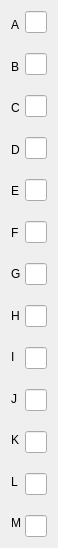
   <widget class="QWidget" name="layoutWidget">
    <property name="geometry">
     <rect>
      <x>50</x>
      <y>80</y>
      <width>51</width>
      <height>530</height>
     </rect>
    </property>
    <layout class="QHBoxLayout" name="horizontalLayout_2">
     <property name="spacing">
      <number>4</number>
     </property>
     <item>
      <layout class="QVBoxLayout" name="A_MLayout">
       <property name="spacing">
        <number>14</number>
       </property>
       <item>
        <widget class="QLabel" name="A_Label">
         <property name="font">
          <font>
           <family>Helvetica</family>
          </font>
         </property>
         <property name="text">
          <string>A</string>
         </property>
        </widget>
       </item>
       <item>
        <widget class="QLabel" name="B_Label">
         <property name="font">
          <font>
           <family>Helvetica</family>
          </font>
         </property>
         <property name="text">
          <string>B</string>
         </property>
        </widget>
       </item>
       <item>
        <widget class="QLabel" name="C_Label">
         <property name="font">
          <font>
           <family>Helvetica</family>
          </font>
         </property>
         <property name="text">
          <string>C</string>
         </property>
        </widget>
       </item>
       <item>
        <widget class="QLabel" name="D_Label">
         <property name="font">
          <font>
           <family>Helvetica</family>
          </font>
         </property>
         <property name="text">
          <string>D</string>
         </property>
        </widget>
       </item>
       <item>
        <widget class="QLabel" name="E_Label">
         <property name="font">
          <font>
           <family>Helvetica</family>
          </font>
         </property>
         <property name="text">
          <string>E</string>
         </property>
        </widget>
       </item>
       <item>
        <widget class="QLabel" name="F_Label">
         <property name="font">
          <font>
           <family>Helvetica</family>
          </font>
         </property>
         <property name="text">
          <string>F</string>
         </property>
        </widget>
       </item>
       <item>
        <widget class="QLabel" name="G_Label">
         <property name="font">
          <font>
           <family>Helvetica</family>
          </font>
         </property>
         <property name="text">
          <string>G</string>
         </property>
        </widget>
       </item>
       <item>
        <widget class="QLabel" name="H_Label">
         <property name="font">
          <font>
           <family>Helvetica</family>
          </font>
         </property>
         <property name="text">
          <string>H</string>
         </property>
        </widget>
       </item>
       <item>
        <widget class="QLabel" name="I_Label">
         <property name="font">
          <font>
           <family>Helvetica</family>
          </font>
         </property>
         <property name="text">
          <string>I</string>
         </property>
        </widget>
       </item>
       <item>
        <widget class="QLabel" name="J_Label">
         <property name="font">
          <font>
           <family>Helvetica</family>
          </font>
         </property>
         <property name="text">
          <string>J</string>
         </property>
        </widget>
       </item>
       <item>
        <widget class="QLabel" name="K_Label">
         <property name="font">
          <font>
           <family>Helvetica</family>
          </font>
         </property>
         <property name="text">
          <string>K</string>
         </property>
        </widget>
       </item>
       <item>
        <widget class="QLabel" name="L_Label">
         <property name="font">
          <font>
           <family>Helvetica</family>
          </font>
         </property>
         <property name="text">
          <string>L</string>
         </property>
        </widget>
       </item>
       <item>
        <widget class="QLabel" name="M_Label">
         <property name="font">
          <font>
           <family>Helvetica</family>
          </font>
         </property>
         <property name="text">
          <string>M</string>
         </property>
        </widget>
       </item>
      </layout>
     </item>
     <item>
      <layout class="QVBoxLayout" name="A_MEditLayout">
       <property name="spacing">
        <number>20</number>
       </property>
       <item>
        <widget class="QLineEdit" name="A_EditBox">
         <property name="font">
          <font>
           <family>Helvetica</family>
          </font>
         </property>
         <property name="maxLength">
          <number>1</number>
         </property>
        </widget>
       </item>
       <item>
        <widget class="QLineEdit" name="B_EditBox">
         <property name="font">
          <font>
           <family>Helvetica</family>
          </font>
         </property>
         <property name="maxLength">
          <number>1</number>
         </property>
        </widget>
       </item>
       <item>
        <widget class="QLineEdit" name="C_EditBox">
         <property name="font">
          <font>
           <family>Helvetica</family>
          </font>
         </property>
         <property name="maxLength">
          <number>1</number>
         </property>
        </widget>
       </item>
       <item>
        <widget class="QLineEdit" name="D_EditBox">
         <property name="font">
          <font>
           <family>Helvetica</family>
          </font>
         </property>
         <property name="maxLength">
          <number>1</number>
         </property>
        </widget>
       </item>
       <item>
        <widget class="QLineEdit" name="E_EditBox">
         <property name="font">
          <font>
           <family>Helvetica</family>
          </font>
         </property>
         <property name="maxLength">
          <number>1</number>
         </property>
        </widget>
       </item>
       <item>
        <widget class="QLineEdit" name="F_EditBox">
         <property name="font">
          <font>
           <family>Helvetica</family>
          </font>
         </property>
         <property name="maxLength">
          <number>1</number>
         </property>
        </widget>
       </item>
       <item>
        <widget class="QLineEdit" name="G_EditBox">
         <property name="font">
          <font>
           <family>Helvetica</family>
          </font>
         </property>
         <property name="maxLength">
          <number>1</number>
         </property>
        </widget>
       </item>
       <item>
        <widget class="QLineEdit" name="H_EditBox">
         <property name="font">
          <font>
           <family>Helvetica</family>
          </font>
         </property>
         <property name="maxLength">
          <number>1</number>
         </property>
        </widget>
       </item>
       <item>
        <widget class="QLineEdit" name="I_EditBox">
         <property name="font">
          <font>
           <family>Helvetica</family>
          </font>
         </property>
         <property name="maxLength">
          <number>1</number>
         </property>
        </widget>
       </item>
       <item>
        <widget class="QLineEdit" name="J_EditBox">
         <property name="font">
          <font>
           <family>Helvetica</family>
          </font>
         </property>
         <property name="maxLength">
          <number>1</number>
         </property>
        </widget>
       </item>
       <item>
        <widget class="QLineEdit" name="K_EditBox">
         <property name="font">
          <font>
           <family>Helvetica</family>
          </font>
         </property>
         <property name="maxLength">
          <number>1</number>
         </property>
        </widget>
       </item>
       <item>
        <widget class="QLineEdit" name="L_EditBox">
         <property name="font">
          <font>
           <family>Helvetica</family>
          </font>
         </property>
         <property name="maxLength">
          <number>1</number>
         </property>
        </widget>
       </item>
       <item>
        <widget class="QLineEdit" name="M_EditBox">
         <property name="font">
          <font>
           <family>Helvetica</family>
          </font>
         </property>
         <property name="maxLength">
          <number>1</number>
         </property>
        </widget>
       </item>
      </layout>
     </item>
    </layout>
   </widget>
